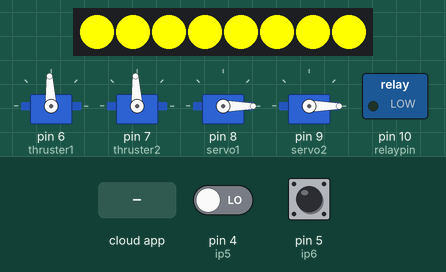
Recording of a sketch running on a simulated Arduino Uno, built with avr-gcc and run on an emulated ATmega328P. Shown: 4 × servo, 8 RGB LEDs in strip order, left to right, switched loads named in the sketch (green lamp = pin HIGH). The inputs (shaded band) are chosen by the test bench; at power-on: pin 4 (ip5) LOW, pin 5 (ip6) HIGH. The ROS host is connected and sends only what is stated.

Above: at 2.6 s.
2.7 s: the phone or cloud app sets servo to 45
At 6.3 s:
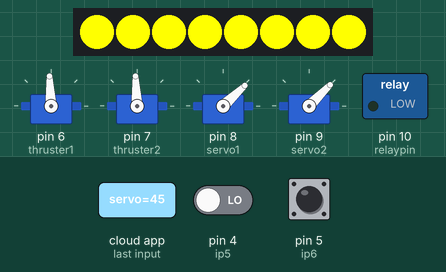
6.6 s: the phone or cloud app sets thruster to 0
At 8.7 s:
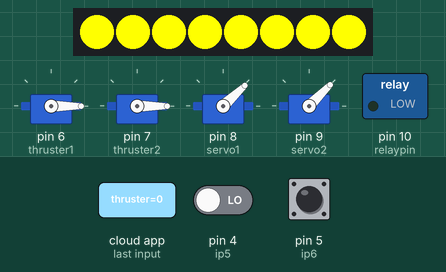
9.7 s: the phone or cloud app sets servo to 0
At 12.4 s:
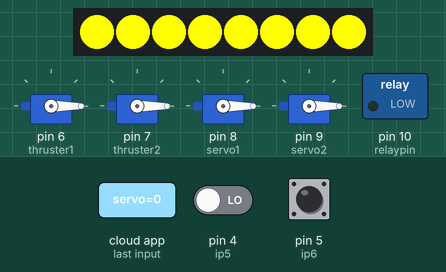
12.8 s: the phone or cloud app sets servo to 90
At 14.8 s:
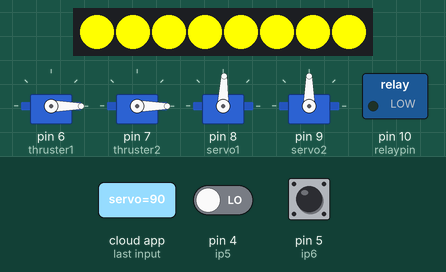
15.9 s: the phone or cloud app sets servo to 180
At 18.5 s:
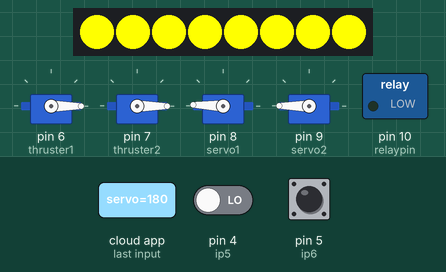
Timing chart, 0 to 20.0 s (numbered marks = the images above; inputs shaded):
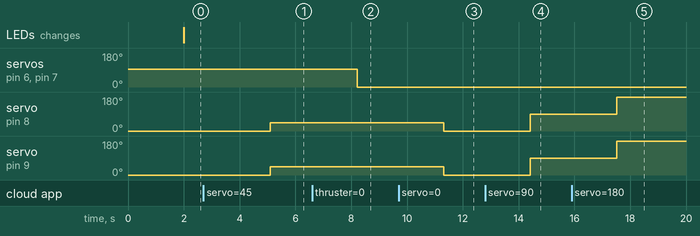

The sketch:

211.ino
```cpp
#define ip2 2 // 서보모터 채널1
#define ip1 3 // 스러스터 체널2
#define ip5 4 // 변환 채널5
#define ip6 5 // 릴레이채널6

#include <Servo.h>
#include <ros.h>
#include <std_msgs/UInt16.h>
#include <Adafruit_NeoPixel.h>

ros::NodeHandle  nh;


int ch1; //스러스터
int ch2; //서보모터환

int ch5; //LED
int ch6; //릴레이모듈
int val1;
int val2;
int relaypin = 10;
int led = 12;
//unsigned long previousMillis = 0;
//int ledState = LOW;

int led_num = 8;

Servo thruster1; //스러스터1
Servo thruster2; //스러스터2
Servo servo1;
Servo servo2;    //서보모터
Adafruit_NeoPixel neopixel = Adafruit_NeoPixel(led_num, led, NEO_GRB + NEO_KHZ800);

void servo_cb( const std_msgs::UInt16& cmd_msg){
  servo1.write(cmd_msg.data-2);
  servo2.write(cmd_msg.data);
}                             //0-300

void thruster_cb( const std_msgs::UInt16& cmd_msg){
  thruster1.writeMicroseconds(cmd_msg.data);
  thruster2.writeMicroseconds(cmd_msg.data);//1100-1900
}

ros::Subscriber<std_msgs::UInt16> sub1("servo", servo_cb);
ros::Subscriber<std_msgs::UInt16> sub3("thruster", thruster_cb);

//uint32_t red = neopixel.Color(255, 0, 0, 0);
//uint32_t green = neopixel.Color(0, 255, 0, 0);
//uint32_t yellow = neopixel.Color(255, 255, 0, 0);
//uint32_t white = neopixel.Color(0, 0, 0, 255);

void setup()
{
  nh.initNode();
  nh.subscribe(sub1);
  nh.subscribe(sub3);

  pinMode(relaypin,OUTPUT); // 릴레이를 출력으로 설정
  pinMode(ip6,INPUT_PULLUP); // 스위치(릴레이)를 입력으로 설정
  pinMode(ip1,INPUT);
  pinMode(led,OUTPUT);

  thruster1.attach(6); // 스러스터 6번핀
  thruster2.attach(7);// 스러스터2 7번핀
  thruster1.writeMicroseconds(1500); // send "stop" signal to ESC
  thruster2.writeMicroseconds(1500);
  servo1.attach(8); //서보모터 8번핀
  servo2.attach(9); //서보모터 9번핀
  servo1.writeMicroseconds(95); // initial state is Neutral
  servo2.writeMicroseconds(95);

  neopixel.begin();
  neopixel.show();
  neopixel.setBrightness(255); // 0~255 사이의 값으로 최대 밝기 조절 (255가 최대)
  neopixel.clear();
  //delay(1000);
  //Serial.begin(9600);
}

void loop()
{
  neopixel.clear();

    //unsigned long currentMillis = millis();
    ch5 = pulseIn(ip5,HIGH);
    ch6 = pulseIn(ip6,HIGH);

    if(ch6 > 1450){
       for(int i = 0; i < led_num; i++){
        neopixel.setPixelColor(i,255,0,0);
       }
        neopixel.show();
    }

    else{
    if(ch5 < 1450){
        for(int i = 0; i < led_num; i++){
        neopixel.setPixelColor(i,255,255,0);
        }
        neopixel.show();

        autonomous();
      }
    else if(ch5 > 1450){
        for(int j = 0; j < led_num; j++){
        neopixel.setPixelColor(j,0,255,0);
        }
        neopixel.show();

        rc();
      }
    }
}
```

autonomous.ino
```cpp
void autonomous(){
  nh.spinOnce();  //AC
  delay(1);
  ch6 = pulseIn(ip6,HIGH); //RELAY
  {
    if (ch6 < 1450)
    {
    digitalWrite(relaypin,LOW);
    delay(100);
    }
    else if (ch6 > 1450)
    {
    digitalWrite(relaypin,HIGH);
    delay(100);
    }
  }
}
```

rc.ino
```cpp
void rc(){
  //Serial.begin(9600);
  ch1 = pulseIn(ip1, HIGH); //THRUSTER

  if (ch1 > 1550)
  {
    val1=map(ch1, 1550, 1900, 1550, 1900);
    thruster1.writeMicroseconds(val1);
    thruster2.writeMicroseconds(val1);
    delay(100);

  }
  else if (ch1 < 1450)
  {
    val1=map(ch1, 1450, 1100, 1450, 1300);
    thruster1.writeMicroseconds(val1);
    thruster2.writeMicroseconds(val1);
    delay(100);
    }
  else if (1450< ch1 <1550)
  {

    thruster1.writeMicroseconds(1500);
    thruster2.writeMicroseconds(1500);
    delay(100);
    }

  ch2 = pulseIn(ip2, HIGH); // SERVO

  if (1100<ch2<1900)
  {
    val2 = map(ch2, 1900, 1100, 95-10, 95+10);  //중앙값 96 +- 14
    servo1.write(val2-2);
    servo2.write(val2); // 1번(왼) 2번(오) 차이 값 작아지는게 우회전
    delay(100);

  }
/*
  if (1100< ch2 < 1450)
  {
    val2 = map(ch2, 1450, 1000, 94, 70);
    servo1.write(val2);
    servo2.write(val2 - 2);
    delay(100);
  }
  else if ( 1450< ch2 < 1550)
  {
    servo1.write(94);
    servo2.write(92);
    delay(100);
  }
  else if ( 1550< ch2 <1900)
  {
    val2 = map(ch2, 1900, 1550, 118, 94);
    servo1.write(val2);
    servo2.write(val2-2);
    delay(100);
  }*/

  ch6 = pulseIn(ip6,HIGH); //RELAY
  {
      if (ch6 < 1450)
      {
      digitalWrite(relaypin,LOW);
      delay(100);
      }
      else if (ch6 > 1450)
      {
      digitalWrite(relaypin,HIGH);
      delay(100);
      }
  }
}
```

Measured:
- after the input at 2.7 s, servo on pin 8 (servo1): 0° → 43° after 2.4 s; servo on pin 9 (servo2): 0° → 45° after 2.4 s
- after the input at 6.6 s, servo on pin 6 (thruster1), servo on pin 7 (thruster2): 93° → 0° after 1.6 s
- after the input at 9.7 s, servo on pin 8 (servo1): 43° → 0° after 1.6 s; servo on pin 9 (servo2): 45° → 0° after 1.6 s
- after the input at 12.8 s, servo on pin 8 (servo1): 0° → 88° after 1.6 s; servo on pin 9 (servo2): 0° → 90° after 1.6 s
- after the input at 15.9 s, servo on pin 8 (servo1): 88° → 178° after 1.6 s; servo on pin 9 (servo2): 90° → 180° after 1.6 s
